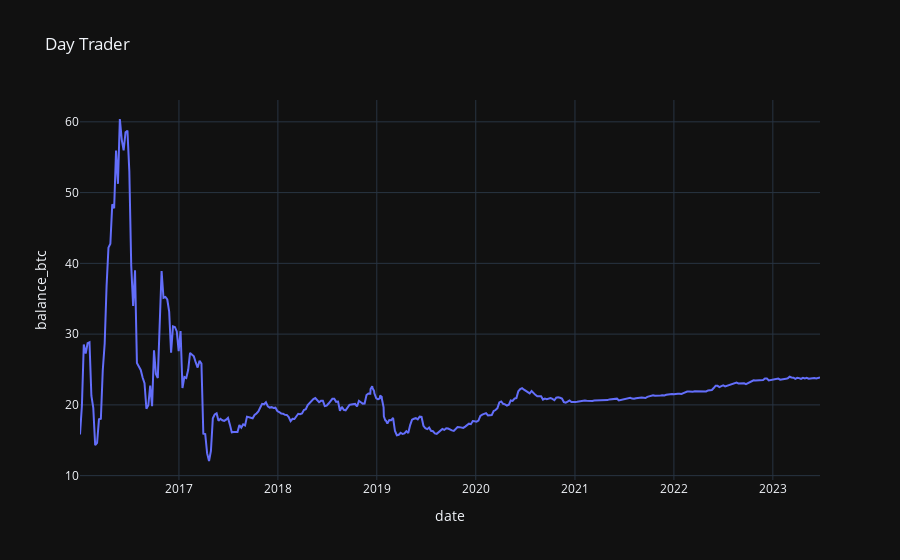

The notebook cell saved with this chart:
### Code cell
px.line(btc_combined_data[btc_combined_data['persona_name'] == 'Day Trader'], x='date', y='balance_btc', title='Day Trader')

### Figure 1 — Plotly figure (JSON) as saved in the notebook; plotly's stock layout.template omitted (floating-point values rounded to 4 significant figures; data arrays with more than 128 entries replaced by an {"elided": "..."} marker saying what was removed)
{"data": [{"hovertemplate": "date=%{x}<br>balance_btc=%{y}<extra></extra>", "legendgroup": "", "line": {"color": "#636efa", "dash": "solid"}, "marker": {"symbol": "circle"}, "mode": "lines", "name": "", "orientation": "v", "showlegend": false, "x": {"elided": "400 str values"}, "xaxis": "x", "y": {"elided": "400 float values"}, "yaxis": "y", "type": "scatter"}], "layout": {"xaxis": {"anchor": "y", "domain": [0.0, 1.0], "title": {"text": "date"}}, "yaxis": {"anchor": "x", "domain": [0.0, 1.0], "title": {"text": "balance_btc"}}, "legend": {"tracegroupgap": 0}, "title": {"text": "Day Trader"}}}
